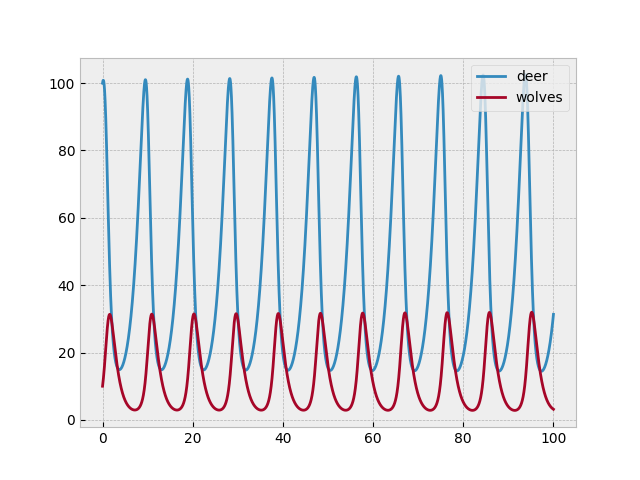

Source code (Python):
import matplotlib.pyplot as plt
plt.style.use('bmh')

deer = 100
wolves = 10
d_list = []
w_list = []

t = []
counter = 0
while counter <= 100:
    t.append(counter)
    counter += 0.001

for _ in range(len(t)):
    d_list.append(deer)
    w_list.append(wolves)

    d_copy = deer
    w_copy = wolves

    deer += 0.001*((0.6*d_copy) - (0.05*d_copy*w_copy))
    wolves += 0.001*((0.02*d_copy*w_copy) - (0.9*w_copy))

plt.plot(t, d_list, label='deer')
plt.plot(t, w_list, label='wolves')
plt.legend(loc='upper right')
plt.xlabel('time (in years)')
plt.ylabel('population')
plt.savefig('predator_prey_model.png')
